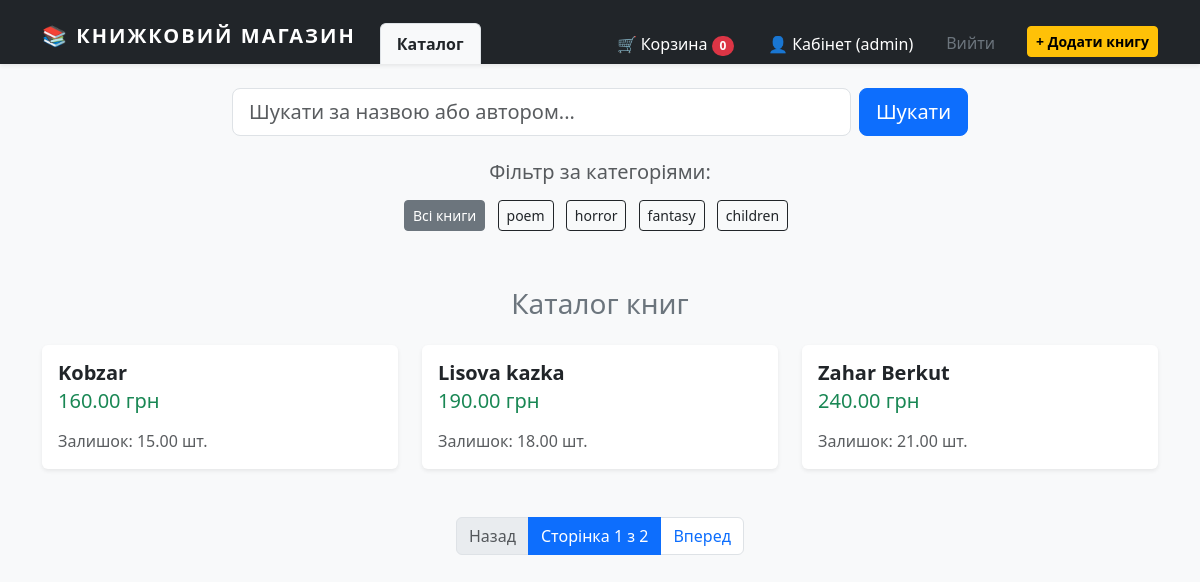
The page / (signed in) on the database its author committed.
### user_management/models.py (models this page shows, shortened)
class CustomUser(AbstractUser):
    email = models.EmailField(max_length=255, unique=True)
    phone_number = models.CharField(max_length=11)

### shop/models.py (models this page shows, shortened)
class Category(models.Model):
    name = models.CharField(max_length=200)
    slug = models.SlugField(max_length=200, unique=True)

class Book(models.Model):
    title = models.CharField(max_length=200)
    author = models.ManyToManyField(Author)
    category = models.ManyToManyField(Category)
    price = models.DecimalField(max_digits=6, decimal_places=2)
    added_at = models.DateTimeField(auto_now_add=True)
    publisher_year = models.IntegerField()
    amount = models.DecimalField(max_digits=6, decimal_places=2)
    available = models.BooleanField(default=True)
    publisher = models.ForeignKey(Publisher, on_delete=models.CASCADE)
    calculated_average = models.DecimalField(max_digits=3, decimal_places=2, default=0.00)

### shop/views.py (the view)
# urls.py: path('', BookListView.as_view(), name='book_list'),
class BookListView(ListView):
    model = Book
    template_name = 'shop/book_list.html'
    context_object_name = 'books'
    paginate_by = 3
    def get_queryset(self):
        queryset = Book.objects.filter(amount__gt=0, available=True)
        query = self.request.GET.get('query')
        category_slug = self.request.GET.get('category')
        if query:
            clean_query = query.strip()
            queryset = queryset.filter(
                Q(title__icontains=clean_query) |
                Q(author__name__icontains=clean_query)
            ).distinct()
        if category_slug:
            queryset = queryset.filter(category__slug=category_slug)
        return queryset
    def get_context_data(self, *, object_list=None, **kwargs):
        context = super(BookListView, self).get_context_data(**kwargs)
        context['categories'] = Category.objects.all()
        return context

### templates/shop/book_list.html (shortened to what this page needs)
{% extends 'shop/base.html' %} {% block content %}
    <div class="row justify-content-center mb-4">
        <div class="col-md-8">
            <form method="get" action="{% url 'shop:book_list' %}" class="d-flex">
                <input class="form-control me-2 form-control-lg" type="search" name="query"
                       placeholder="Шукати за назвою або автором..."
                       value="{{ request.GET.query }}">
                <button class="btn btn-primary btn-lg" type="submit">Шукати</button>
            </form>
        </div>
    </div>
    <div class="text-center mb-5">
        <h5 class="text-muted mb-3">Фільтр за категоріями:</h5>
        <a href="{% url 'shop:book_list' %}" class="btn btn-outline-secondary btn-sm me-2 mb-2 {% if not request.GET.category %}active{% endif %}">
            Всі книги
        </a>
        {% for cat in categories %}
            <a href="?category={{ cat.slug }}{% if request.GET.query %}&query={{ request.GET.query }}{% endif %}"
               class="btn btn-outline-dark btn-sm me-2 mb-2 {% if request.GET.category == cat.slug %}active{% endif %}">
                {{ cat.name }}
            </a>
        {% endfor %}
    </div>
    <h3 class="mb-4 text-secondary text-center">Каталог книг</h3>
    <div class="row row-cols-1 row-cols-md-3 g-4">
        {% for book in books %}
            <div class="col">
                <div class="card h-100 shadow-sm border-0">
                    <div class="card-body">
                        <h5 class="card-title">
                            <a href="{% url 'shop:book_detail' book.pk %}" class="text-decoration-none text-dark fw-bold">
                                {{ book.title }}
                            </a>
                        </h5>
                        <h6 class="card-subtitle mb-3 text-success fs-5">{{ book.price }} грн</h6>
                        <p class="card-text text-muted mb-0">Залишок: {{ book.amount }} шт.</p>
                    </div>
                </div>
            </div>
        {% empty %}
            <div class="col-12">
                <div class="alert alert-warning text-center" role="alert">
                    Книг не знайдено.
                </div>
            </div>
        {% endfor %}
    </div>
    {% if is_paginated %}
        <nav aria-label="Page navigation" class="mt-5">
            <ul class="pagination justify-content-center">
                {% if page_obj.has_previous %}
                    <li class="page-item">
                        <a class="page-link" href="?page={{ page_obj.previous_page_number }}{% if request.GET.query %}&query={{ request.GET.query }}{% endif %}{% if request.GET.category %}&category={{ request.GET.category }}{% endif %}">Назад</a>
                    </li>
                {% else %}
                    <li class="page-item disabled"><span class="page-link">Назад</span></li>
                {% endif %}
                <li class="page-item active" aria-current="page">
                    <span class="page-link">Сторінка {{ page_obj.number }} з {{ page_obj.paginator.num_pages }}</span>
                </li>
                {% if page_obj.has_next %}
                    <li class="page-item">
                        <a class="page-link" href="?page={{ page_obj.next_page_number }}">Вперед</a>
                    </li>
                {% else %}
                    <li class="page-item disabled"><span class="page-link">Вперед</span></li>
                {% endif %}
            </ul>
        </nav>
    {% endif %}
{% endblock %}

### templates/shop/base.html (shortened to what this page needs)
{% load static %}
<!DOCTYPE html>
<html lang="uk">
<head>
    <link href="https://cdn.jsdelivr.net/npm/bootstrap@5.3.0/dist/css/bootstrap.min.css" rel="stylesheet">
    <link rel="stylesheet" href="{% static 'css/style.css' %}">
</head>
<body class="bg-light">
    <nav class="navbar bg-dark pt-3 pb-0 shadow-sm">
        <div class="container d-flex flex-wrap align-items-end">
            <a class="navbar-brand fw-bold text-white mb-2 me-4" href="{% url 'shop:book_list' %}">
                📚 Книжковий Магазин
            </a>
            <ul class="nav nav-tabs border-0 flex-grow-1">
                <li class="nav-item">
                    <a class="nav-link active bg-light text-dark fw-bold border-bottom-0" href="{% url 'shop:book_list' %}">
                        Каталог
                    </a>
                </li>
                <li class="nav-item ms-auto">
                    <a class="nav-link text-white" href="#">
                        🛒 Корзина <span class="badge bg-danger rounded-pill">0</span>
                    </a>
                </li>
                {% if user.is_authenticated %}
                    <li class="nav-item">
                        <a class="nav-link text-white" href="#">👤 Кабінет ({{ user.username }})</a>
                    </li>
                    <li class="nav-item">
                        <form method="post" action="{% url 'user_management:logout' %}" class="d-inline">
                            <button type="submit" class="nav-link text-secondary bg-transparent border-0">Вийти</button>
                        </form>
                    </li>
                    {% if user.is_staff %}
                    <li class="nav-item ms-3 mb-1 align-self-center">
                        <a class="btn btn-warning btn-sm fw-bold" href="{% url 'shop:book_create' %}">+ Додати книгу</a>
                    </li>
                    {% endif %}
                {% endif %}
            </ul>
        </div>
    </nav>
    <main class="container mt-4">
        {% block content %}
        {% endblock %}
    </main>
</body>
</html>

### static/css/style.css (style rules this page uses)
.navbar-brand { letter-spacing: 2px; text-transform: uppercase; }

### rows shown on the page
CustomUser: username "admin"
Category: name "poem"
Category: name "horror"
Category: name "fantasy"
Category: name "children"
Book: title "Kobzar", price "160.00", amount "15.00"
Book: title "Lisova kazka", price "190.00", amount "18.00"
Book: title "Zahar Berkut", price "240.00", amount "21.00"

### other values the page prints
{{ page_obj.number }} "1"
{{ page_obj.paginator.num_pages }} "2"
